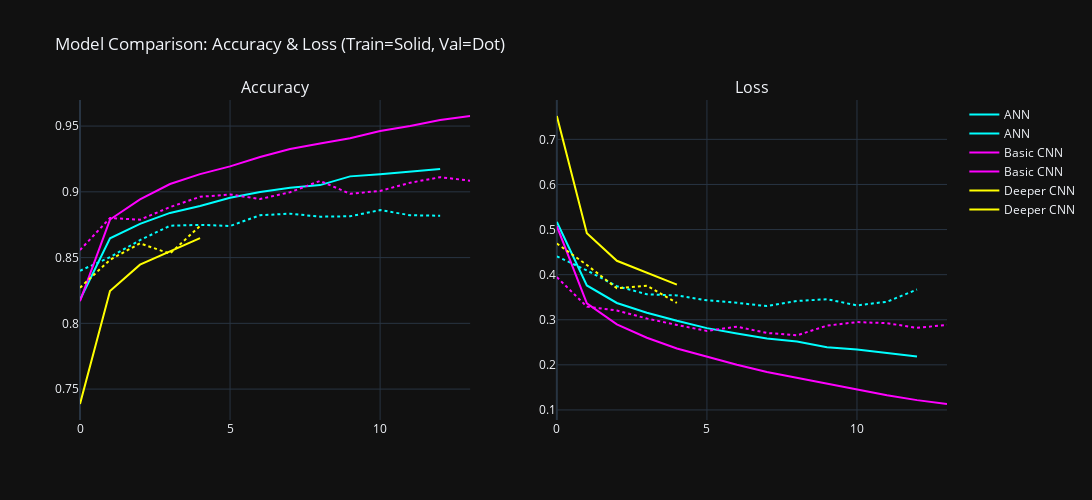

Write notebook code for a chart like this one.
### Markdown cell above
#### 4.3) Model Comparison

- Created a dataframe to store **test loss** and **test accuracy** for ANN, Basic CNN, and Deeper CNN.  
- Plotted training history for each model (accuracy & loss vs. epochs).  
- Helps compare how models learn and generalize over time.

### Code cell
import plotly.graph_objects as go
from plotly.subplots import make_subplots

models = {
    "ANN": ("cyan", ann_history),
    "Basic CNN": ("magenta", basic_cnn_history),
    "Deeper CNN": ("yellow", deeper_cnn_history)
}

performance_data = {
    'Model': ['ANN', 'Basic CNN', 'Deeper CNN'],
    'Test Loss': [loss_ann, loss_basic_cnn, loss_deeper_cnn],
    'Test Accuracy': [accuracy_ann, accuracy_basic_cnn, accuracy_deeper_cnn]
}

performance_df = pd.DataFrame(performance_data)

fig = make_subplots(rows=1, cols=2, subplot_titles=('Accuracy', 'Loss'))

for name, (color, history) in models.items():
    # Accuracy
    fig.add_trace(go.Scatter(y=history.history['accuracy'], mode='lines',
                             name=name, line=dict(color=color, dash='solid')), row=1, col=1)
    fig.add_trace(go.Scatter(y=history.history['val_accuracy'], mode='lines',
                             name=name, line=dict(color=color, dash='dot'), showlegend=False), row=1, col=1)

    # Loss
    fig.add_trace(go.Scatter(y=history.history['loss'], mode='lines',
                             name=name, line=dict(color=color, dash='solid')), row=1, col=2)
    fig.add_trace(go.Scatter(y=history.history['val_loss'], mode='lines',
                             name=name, line=dict(color=color, dash='dot'), showlegend=False), row=1, col=2)

fig.update_layout(
    title_text="Model Comparison: Accuracy & Loss (Train=Solid, Val=Dot)",
    height=500,
    width=1200,
    template="plotly_dark"
)

fig.show()

### Figure 1 — Plotly figure (JSON) as saved in the notebook; plotly's stock layout.template omitted (floating-point values rounded to 4 significant figures)
{"data": [{"line": {"color": "cyan", "dash": "solid"}, "mode": "lines", "name": "ANN", "type": "scatter", "xaxis": "x", "y": [0.8179, 0.8647, 0.8756, 0.8839, 0.8892, 0.8955, 0.8998, 0.9032, 0.9051, 0.9118, 0.9134, 0.9152, 0.9173], "yaxis": "y"}, {"line": {"color": "cyan", "dash": "dot"}, "mode": "lines", "name": "ANN", "showlegend": false, "type": "scatter", "xaxis": "x", "y": [0.84, 0.8503, 0.8633, 0.8742, 0.8749, 0.874, 0.8822, 0.8834, 0.8811, 0.8814, 0.8861, 0.8822, 0.8818], "yaxis": "y"}, {"line": {"color": "cyan", "dash": "solid"}, "mode": "lines", "name": "ANN", "type": "scatter", "xaxis": "x2", "y": [0.5169, 0.376, 0.3372, 0.3156, 0.2977, 0.2815, 0.2693, 0.2585, 0.2517, 0.2392, 0.234, 0.2262, 0.2186], "yaxis": "y2"}, {"line": {"color": "cyan", "dash": "dot"}, "mode": "lines", "name": "ANN", "showlegend": false, "type": "scatter", "xaxis": "x2", "y": [0.4406, 0.4093, 0.3745, 0.3565, 0.3539, 0.3431, 0.3375, 0.3302, 0.3415, 0.3456, 0.3318, 0.34, 0.367], "yaxis": "y2"}, {"line": {"color": "magenta", "dash": "solid"}, "mode": "lines", "name": "Basic CNN", "type": "scatter", "xaxis": "x", "y": [0.8169, 0.8789, 0.8942, 0.9059, 0.9134, 0.9193, 0.9265, 0.9325, 0.9367, 0.9408, 0.9462, 0.95, 0.9546, 0.9577], "yaxis": "y"}, {"line": {"color": "magenta", "dash": "dot"}, "mode": "lines", "name": "Basic CNN", "showlegend": false, "type": "scatter", "xaxis": "x", "y": [0.8557, 0.8801, 0.8788, 0.8884, 0.8962, 0.898, 0.8945, 0.8997, 0.9083, 0.8985, 0.9007, 0.9069, 0.9111, 0.9085], "yaxis": "y"}, {"line": {"color": "magenta", "dash": "solid"}, "mode": "lines", "name": "Basic CNN", "type": "scatter", "xaxis": "x2", "y": [0.5077, 0.3366, 0.2897, 0.2602, 0.2364, 0.2179, 0.2002, 0.1842, 0.171, 0.1585, 0.1449, 0.1326, 0.1217, 0.1132], "yaxis": "y2"}, {"line": {"color": "magenta", "dash": "dot"}, "mode": "lines", "name": "Basic CNN", "showlegend": false, "type": "scatter", "xaxis": "x2", "y": [0.3945, 0.3291, 0.3206, 0.3027, 0.2885, 0.2752, 0.2846, 0.2707, 0.2654, 0.2869, 0.2948, 0.2924, 0.282, 0.2886], "yaxis": "y2"}, {"line": {"color": "yellow", "dash": "solid"}, "mode": "lines", "name": "Deeper CNN", "type": "scatter", "xaxis": "x", "y": [0.7387, 0.8246, 0.8446, 0.8546, 0.8648], "yaxis": "y"}, {"line": {"color": "yellow", "dash": "dot"}, "mode": "lines", "name": "Deeper CNN", "showlegend": false, "type": "scatter", "xaxis": "x", "y": [0.8271, 0.8483, 0.8608, 0.853, 0.8741], "yaxis": "y"}, {"line": {"color": "yellow", "dash": "solid"}, "mode": "lines", "name": "Deeper CNN", "type": "scatter", "xaxis": "x2", "y": [0.7518, 0.4917, 0.4308, 0.4042, 0.3778], "yaxis": "y2"}, {"line": {"color": "yellow", "dash": "dot"}, "mode": "lines", "name": "Deeper CNN", "showlegend": false, "type": "scatter", "xaxis": "x2", "y": [0.469, 0.4215, 0.3696, 0.3756, 0.3373], "yaxis": "y2"}], "layout": {"annotations": [{"font": {"size": 16}, "showarrow": false, "text": "Accuracy", "x": 0.225, "xanchor": "center", "xref": "paper", "y": 1, "yanchor": "bottom", "yref": "paper"}, {"font": {"size": 16}, "showarrow": false, "text": "Loss", "x": 0.775, "xanchor": "center", "xref": "paper", "y": 1, "yanchor": "bottom", "yref": "paper"}], "height": 500, "title": {"text": "Model Comparison: Accuracy & Loss (Train=Solid, Val=Dot)"}, "width": 1200, "xaxis": {"anchor": "y", "domain": [0, 0.45]}, "xaxis2": {"anchor": "y2", "domain": [0.55, 1]}, "yaxis": {"anchor": "x", "domain": [0, 1]}, "yaxis2": {"anchor": "x2", "domain": [0, 1]}}}
